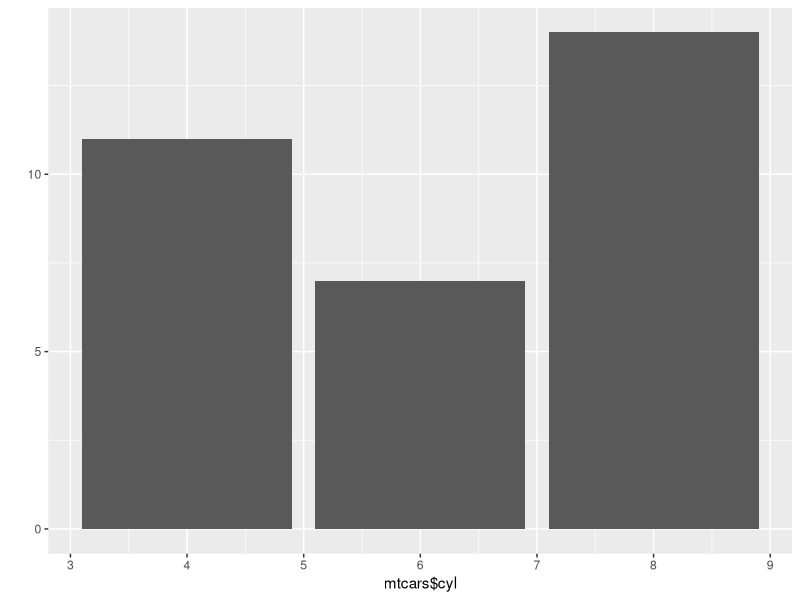
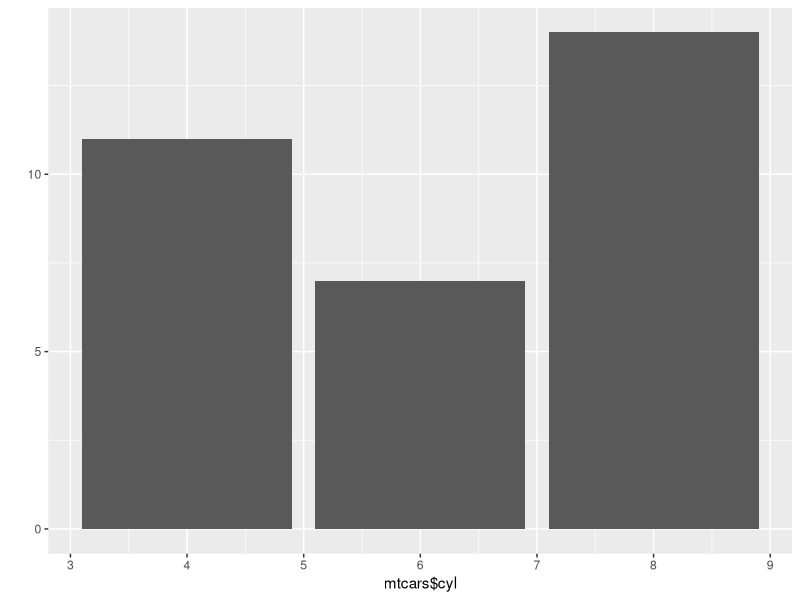
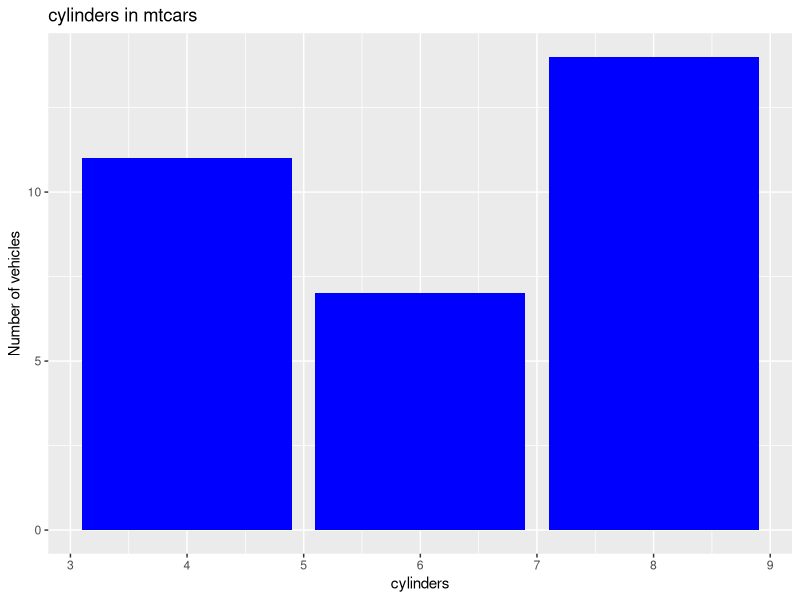

These figures' R source, in order:
mtcars
library(ggplot2)
qplot(
    mtcars$cyl,
    geom = "bar")
mtcars$cyl
qplot(mtcars$cyl,
      geom = "bar")
#geometry type set to bar
#to make it more visually appealing, you can alter the colors using the fill parameter.
#you can also label the axes as xlab and ylab for their respective axes
qplot(
    mtcars$cyl,
    geom = "bar",
    fill = I("blue"),
    xlab = "cylinders",
    ylab = "Number of vehicles",
    main = "cylinders in mtcars"
    
)
